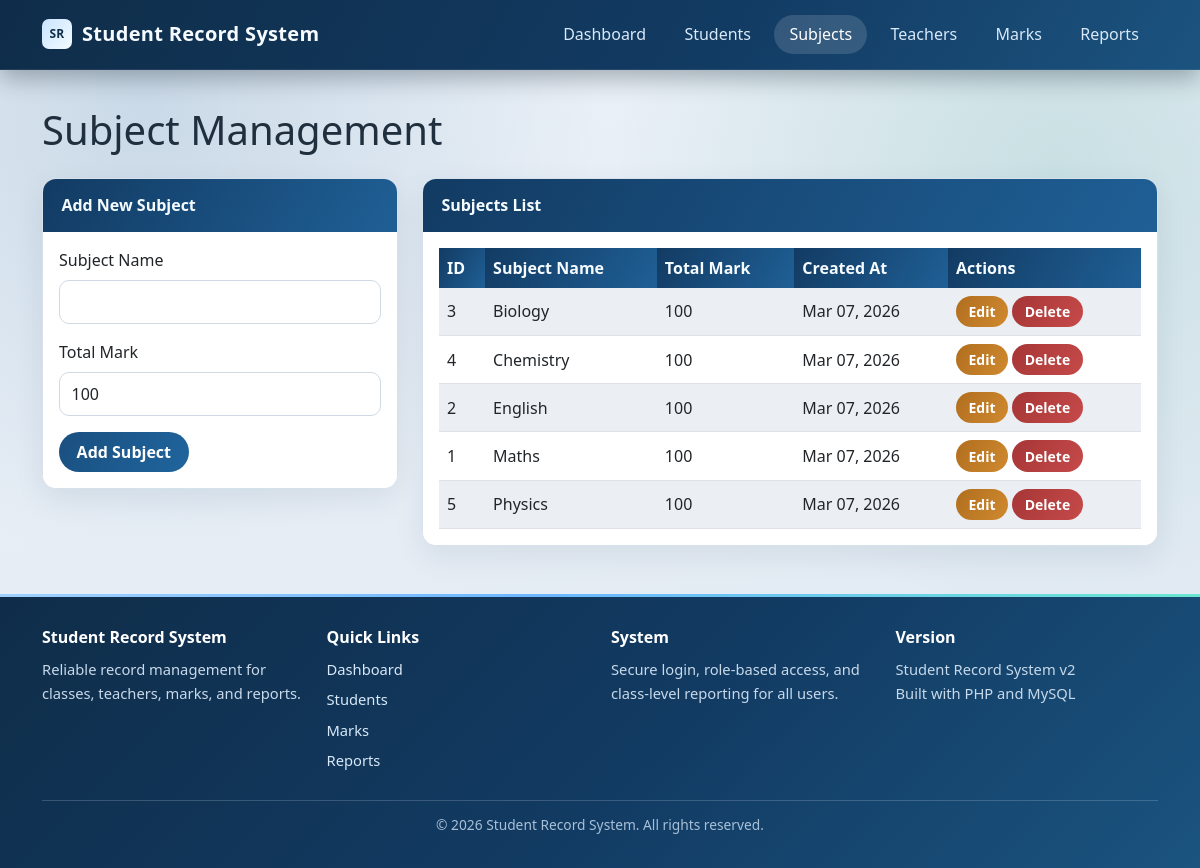
Page /pages/subjects.php (signed in) on the committed database.
### tables this page shows
CREATE TABLE IF NOT EXISTS subjects (
    subject_id INT AUTO_INCREMENT PRIMARY KEY,
    subject_name VARCHAR(100) NOT NULL,
    total_mark INT NOT NULL DEFAULT 100,
    created_at TIMESTAMP DEFAULT CURRENT_TIMESTAMP
);

### auth/auth_helper.php (called while the page is built, shortened)
<?php
function hasRole($role) {
    return isset($_SESSION['role']) && $_SESSION['role'] === $role;
}
function canOnlyViewOwnRecords() {
    return hasRole('student');
}
function getCsrfToken() {
    return $_SESSION['csrf_token'];
}
?>

### pages/subjects.php (the view, shortened to what this page needs)
<?php
require_once '../auth/auth_helper.php';
$db = new Database();
$conn = $db->getConnection();
$edit_subject = null;
$subjects = $conn->query('SELECT * FROM subjects ORDER BY subject_name');
$csrf_token = urlencode(getCsrfToken());
?>
<!DOCTYPE html>
<html lang="en">
<head>
    <link href="https://cdn.jsdelivr.net/npm/bootstrap@5.3.0/dist/css/bootstrap.min.css" rel="stylesheet">
    <link href="../assets/style.css" rel="stylesheet">
</head>
<body>
    <nav class="navbar navbar-expand-lg navbar-dark bg-dark">
        <div class="container">
            <a class="navbar-brand" href="../index.php">Student Record System</a>
            <div class="collapse navbar-collapse" id="navbarNav">
                <ul class="navbar-nav ms-auto">
                    <li class="nav-item">
                        <a class="nav-link" href="../index.php">Dashboard</a>
                    </li>
                    <li class="nav-item">
                        <a class="nav-link" href="students.php">Students</a>
                    </li>
                    <li class="nav-item">
                        <a class="nav-link active" href="subjects.php">Subjects</a>
                    </li>
                    <li class="nav-item">
                        <a class="nav-link" href="teachers.php">Teachers</a>
                    </li>
                    <li class="nav-item">
                        <a class="nav-link" href="marks.php">Marks</a>
                    </li>
                    <li class="nav-item">
                        <a class="nav-link" href="report.php">Reports</a>
                    </li>
                </ul>
            </div>
        </div>
    </nav>
    <div class="container mt-4">
        <div class="row">
            <div class="col-12">
                <h1 class="mb-4">Subject Management</h1>
            </div>
        </div>
        <div class="row">
            <div class="col-md-4">
                <div class="card">
                    <div class="card-header">
                        <?php echo $edit_subject ? 'Edit Subject' : 'Add New Subject'; ?>
                    </div>
                    <div class="card-body">
                        <form method="POST">
                            <div class="mb-3">
                                <label for="subject_name" class="form-label">Subject Name</label>
                                <input type="text" class="form-control" id="subject_name" name="subject_name"
                                       value="<?php echo $edit_subject ? htmlspecialchars($edit_subject['subject_name'], ENT_QUOTES, 'UTF-8') : ''; ?>" required>
                            </div>
                            <div class="mb-3">
                                <label for="total_mark" class="form-label">Total Mark</label>
                                <input type="number" class="form-control" id="total_mark" name="total_mark"
                                       value="<?php echo $edit_subject ? (int)$edit_subject['total_mark'] : '100'; ?>"
                                       min="1" max="100" required>
                            </div>
                            <button type="submit" class="btn btn-primary" name="<?php echo $edit_subject ? 'edit_subject' : 'add_subject'; ?>">
                                <?php echo $edit_subject ? 'Update Subject' : 'Add Subject'; ?>
                            </button>
                        </form>
                    </div>
                </div>
            </div>
            <div class="col-md-8">
                <div class="card">
                    <div class="card-header">
                        Subjects List
                    </div>
                    <div class="card-body">
                        <div class="table-responsive">
                            <table class="table table-striped">
                                <thead>
                                    <tr>
                                        <th>ID</th>
                                        <th>Subject Name</th>
                                        <th>Total Mark</th>
                                        <th>Created At</th>
                                        <th>Actions</th>
                                    </tr>
                                </thead>
                                <tbody>
                                    <?php while ($subject = $subjects->fetch_assoc()): ?>
                                        <tr>
                                            <td><?php echo $subject['subject_id']; ?></td>
                                            <td><?php echo htmlspecialchars($subject['subject_name'], ENT_QUOTES, 'UTF-8'); ?></td>
                                            <td><?php echo (int)$subject['total_mark']; ?></td>
                                            <td><?php echo date('M d, Y', strtotime($subject['created_at'])); ?></td>
                                            <td>
                                                <a href="subjects.php?edit=<?php echo $subject['subject_id']; ?>"
                                                   class="btn btn-sm btn-warning">Edit</a>
                                                <a href="subjects.php?delete=<?php echo $subject['subject_id']; ?>&csrf_token=<?php echo $csrf_token; ?>"
                                                   class="btn btn-sm btn-danger"
                                                   onclick="return confirm('Are you sure you want to delete this subject? This will also delete all related marks.')">Delete</a>
                                            </td>
                                        </tr>
                                    <?php endwhile; ?>
                                </tbody>
                            </table>
                        </div>
                    </div>
                </div>
            </div>
        </div>
    </div>
    <?php
    $footer_base_path = '../';
    include __DIR__ . '/../includes/footer.php';
    ?>
</body>
</html>

### includes/footer.php (shortened to what this page needs)
<?php
$footer_base_path = rtrim((string)$footer_base_path, '/');
if ($footer_base_path !== '') {
    $footer_base_path .= '/';
}
?>
<footer class="footer">
    <div class="container">
        <div class="footer-content">
            <div class="footer-section">
                <h4>Student Record System</h4>
                <p>Reliable record management for classes, teachers, marks, and reports.</p>
            </div>
            <div class="footer-section">
                <h4>Quick Links</h4>
                <ul>
                    <li><a href="<?php echo htmlspecialchars($footer_base_path . 'index.php', ENT_QUOTES, 'UTF-8'); ?>">Dashboard</a></li>
                    <?php if (function_exists('canOnlyViewOwnRecords') && canOnlyViewOwnRecords()): ?>
                    <li><a href="<?php echo htmlspecialchars($footer_base_path . 'pages/profile.php', ENT_QUOTES, 'UTF-8'); ?>">Profile</a></li>
                    <?php else: ?>
                    <li><a href="<?php echo htmlspecialchars($footer_base_path . 'pages/students.php', ENT_QUOTES, 'UTF-8'); ?>">Students</a></li>
                    <li><a href="<?php echo htmlspecialchars($footer_base_path . 'pages/marks.php', ENT_QUOTES, 'UTF-8'); ?>">Marks</a></li>
                    <?php endif; ?>
                    <li><a href="<?php echo htmlspecialchars($footer_base_path . 'pages/report.php', ENT_QUOTES, 'UTF-8'); ?>">Reports</a></li>
                </ul>
            </div>
            <div class="footer-section">
                <h4>System</h4>
                <p>Secure login, role-based access, and class-level reporting for all users.</p>
            </div>
            <div class="footer-section">
                <h4>Version</h4>
                <p>Student Record System v2<br>Built with PHP and MySQL</p>
            </div>
        </div>
        <div class="footer-bottom">
            <p>&copy; <?php echo date('Y'); ?> Student Record System. All rights reserved.</p>
        </div>
    </div>
</footer>

### assets/style.css (style rules this page uses)
:root { --bg-start: #ecf2f8; --bg-end: #dfe8f2; --surface: #ffffff; --surface-muted: #f4f7fb; --border: #d7e1ec; --text: #1f2f3d; --text-muted: #5f7082; --primary: #123b63; --primary-2: #1f5f95; --accent: #1c8f7a; --danger: #c13939; --success: #158a55; --shadow-soft: 0 10px 30px rgba(16, 40, 66, 0.08); --shadow-strong: 0 16px 40px rgba(16, 40, 66, 0.16); }
* { margin: 0; padding: 0; box-sizing: border-box; }
html, body { min-height: 100%; }
body { font-family: "Segoe UI", Tahoma, Geneva, Verdana, sans-serif; color: var(--text); padding-top: 82px; background: radial-gradient(circle at 12% 12%, rgba(31, 95, 149, 0.16), transparent 35%), radial-gradient(circle at 88% 20%, rgba(28, 143, 122, 0.15), transparent 35%), linear-gradient(160deg, var(--bg-start) 0%, var(--bg-end) 100%); background-attachment: fixed; }
.container { position: relative; z-index: 1; }
.navbar { position: fixed; top: 0; left: 0; right: 0; z-index: 1000; padding: 0.9rem 0; background: linear-gradient(120deg, #0f2d49 0%, #123b63 60%, #1b537f 100%) !important; box-shadow: 0 8px 24px rgba(8, 24, 38, 0.32); border-bottom: 1px solid rgba(255, 255, 255, 0.08); }
.navbar-brand { display: flex; align-items: center; gap: 10px; font-weight: 700; font-size: 1.25rem; color: #f6fbff !important; letter-spacing: 0.3px; }
.navbar-brand::before { content: "SR"; display: inline-flex; align-items: center; justify-content: center; width: 30px; height: 30px; border-radius: 7px; font-size: 0.75rem; font-weight: 800; color: #0f2d49; background: linear-gradient(130deg, #c9e4ff 0%, #f3fbff 100%); }
.navbar-nav .nav-link { margin: 0 4px; border-radius: 999px; padding: 0.45rem 0.95rem !important; color: #d9e9f8 !important; font-weight: 500; transition: all 0.2s ease; }
.navbar-nav .nav-link:hover, .navbar-nav .nav-link.active { color: #ffffff !important; background: rgba(255, 255, 255, 0.14); }
.footer { margin-top: 48px; padding: 34px 0 16px; color: #dce7f3; background: linear-gradient(135deg, #0f2d49 0%, #123b63 55%, #1a547f 100%); position: relative; }
.footer::before { content: ""; position: absolute; top: 0; left: 0; right: 0; height: 3px; background: linear-gradient(90deg, #9fd0ff 0%, #6cb6ff 45%, #6ae6d0 100%); }
.footer-content { display: grid; grid-template-columns: repeat(auto-fit, minmax(210px, 1fr)); gap: 22px; margin-bottom: 22px; }
.footer-section h4 { color: #ffffff; margin-bottom: 10px; font-size: 1rem; font-weight: 600; }
.footer-section p, .footer-section ul { color: #c8d9ea; font-size: 0.92rem; line-height: 1.65; margin: 0; }
.footer-section ul { list-style: none; padding-left: 0; }
.footer-section ul li { margin-bottom: 6px; }
.footer-section ul li a { color: #d8e8f8; text-decoration: none; }
.footer-bottom { padding-top: 14px; border-top: 1px solid rgba(214, 231, 247, 0.2); text-align: center; color: #a8c0d8; font-size: 0.86rem; }
.card { border: 1px solid var(--border); border-radius: 14px; background: var(--surface); box-shadow: var(--shadow-soft); overflow: hidden; }
.card-header { border: 0; padding: 0.9rem 1.15rem; font-weight: 600; color: #f4fbff; background: linear-gradient(120deg, var(--primary) 0%, var(--primary-2) 100%); }
.card-body { background: var(--surface); }
.btn { border-radius: 999px; padding: 0.52rem 1.1rem; font-weight: 600; border: none; }
.btn-sm { padding: 0.32rem 0.78rem; }
.btn-primary { color: #fff; background: linear-gradient(120deg, #1a4f80 0%, #1f659d 100%); }
.btn-warning { color: #fff; background: linear-gradient(120deg, #b06e1e 0%, #d0892f 100%); }
.btn-danger { color: #fff; background: linear-gradient(120deg, #a63636 0%, #c64a4a 100%); }
.table { margin-bottom: 0; }
.table th { border: 0; color: #f5fbff; background: linear-gradient(120deg, var(--primary) 0%, var(--primary-2) 100%); }
.table td { vertical-align: middle; }
.table-striped > tbody > tr:nth-of-type(odd) > * { background-color: #f8fbff; }
.form-control, .form-select { border: 1px solid #cfd9e4; border-radius: 10px; padding: 0.56rem 0.72rem; }

### rows in the picture
subjects: subject_id "3", subject_name "Biology", total_mark "100", created_at "Mar 07, 2026"
subjects: subject_id "4", subject_name "Chemistry", total_mark "100", created_at "Mar 07, 2026"
subjects: subject_id "2", subject_name "English", total_mark "100", created_at "Mar 07, 2026"
subjects: subject_id "1", subject_name "Maths", total_mark "100", created_at "Mar 07, 2026"
subjects: subject_id "5", subject_name "Physics", total_mark "100", created_at "Mar 07, 2026"
